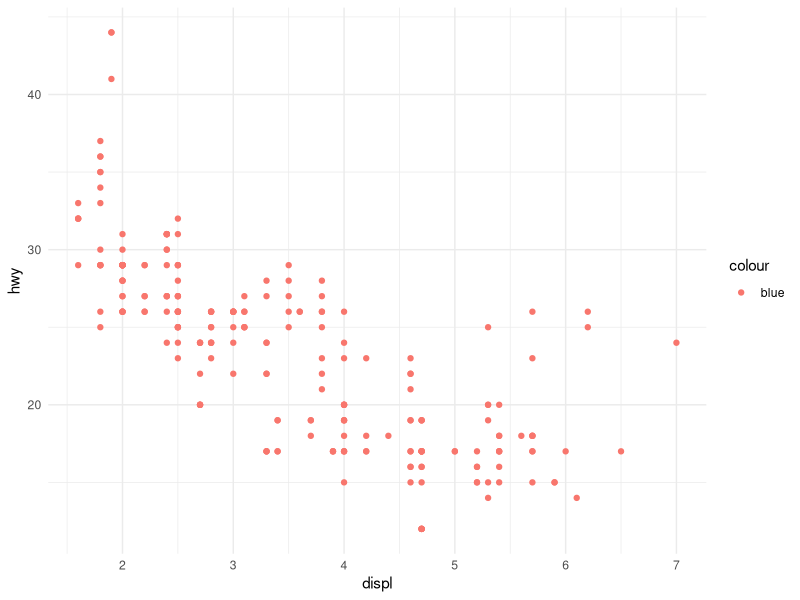

Generate this figure with R:
library(tidyverse)
library(ggplot2)

data <- ggplot2::mpg

data %>%
  ggplot(aes(x = displ, y = hwy, colour = "blue")) +
  geom_point() +
  theme_minimal()
